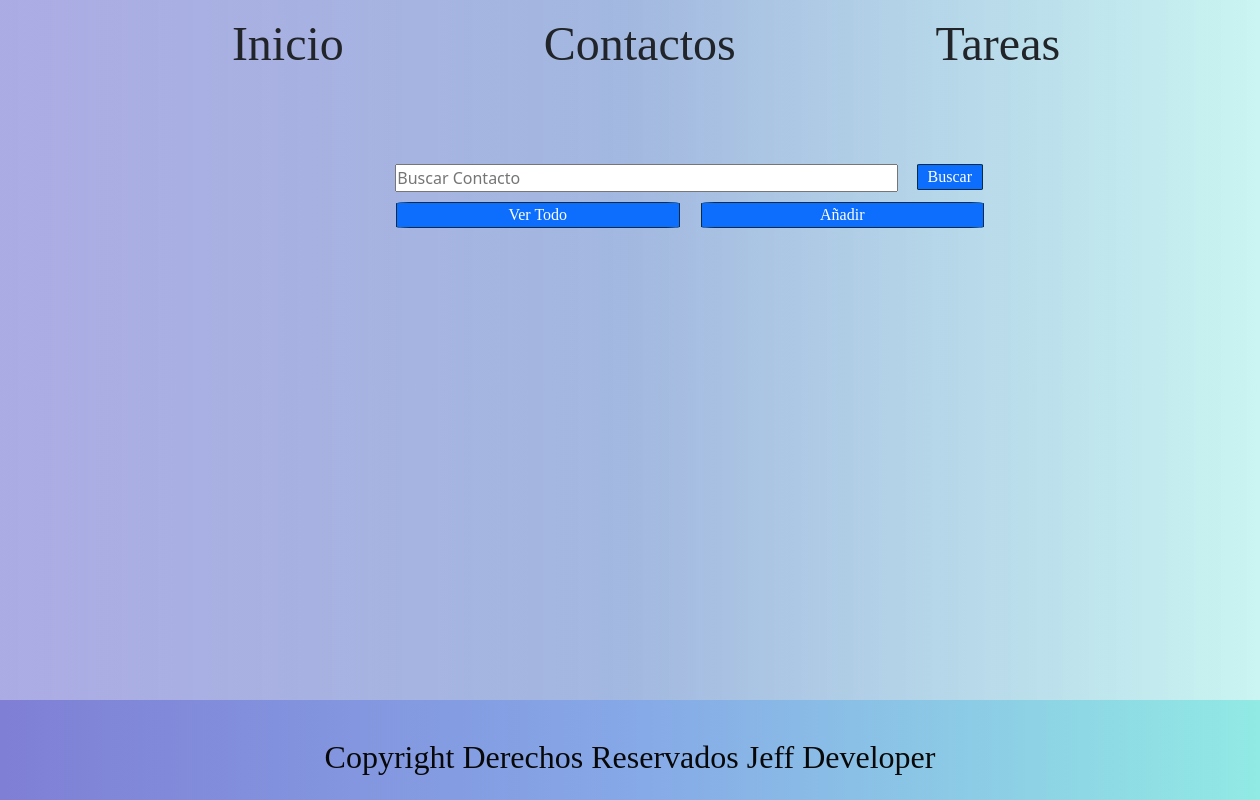
The app's page /contactos/, older data.
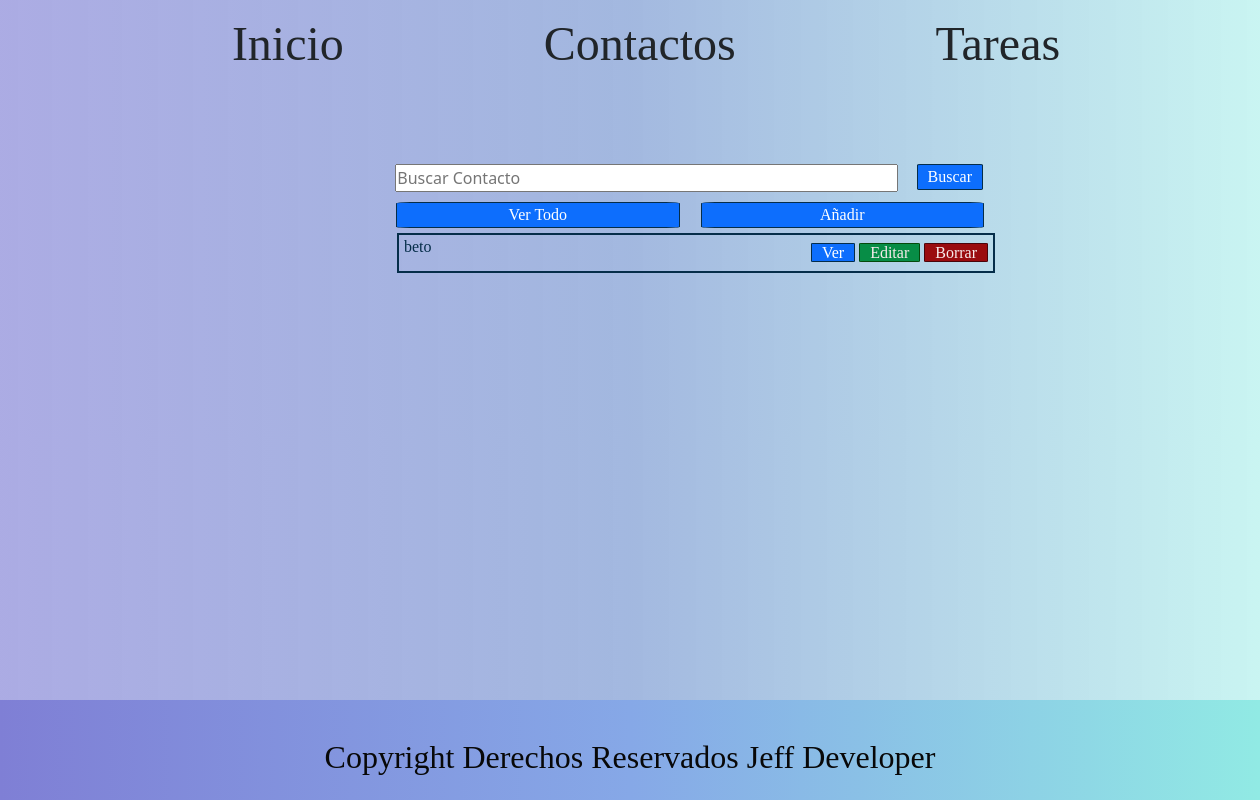
The same page, newer data.
### contactos/models.py (models this page shows)
class Contactos(models.Model):
    name = models.CharField(max_length=50, blank= False, null= False)
    last_name = models.CharField(max_length=50, blank= True, null= True)
    phone = models.CharField(max_length=12, blank= True, null=True )
    mobile = models.CharField(max_length=12, blank=False , null=False )
    email = models.EmailField()
    company = models.CharField(max_length=20, blank= True, null= True)
    date = models.DateField(default= date.today)
    notes =models.TextField(blank=True, null=True)
    def __str__(self):
        return self.name

### contactos/views.py (the view)
# urls.py: path('', views.index, name='contactos'),
def index(request):
    contacto = Contactos.objects.filter(name__contains=request.GET.get('Buscar', ''))
    context = {
        'contacto': contacto
    }
    return render(request, 'contactos/index.html', context)

### Template/Contactos/index.html (shortened to what this page needs)
{% extends 'layout/base.html' %}
{% block 'content' %}
    <form class="container" action="{% url 'contactos' %}" method="GET">
        <input type="text" name="Buscar" placeholder="Buscar Contacto" class="place">
        <input type="submit" value="Buscar" class="botonbus" >
    </form>
    <div class="reseteo">
        <a href="{% url 'contactos' %}" class="botonver">Ver Todo</a>
        <a href="{% url 'contactos_create' %}" class="botonañadir">Añadir</a>
    </div>
    <ul class="lista-1">
        {% for contactos in contacto %}
        <li>{{contactos}}
            <span class="boton">
                <a href="{% url 'contactos_view' contactos.id %}" class="boton1">Ver</a>
                <a href="{% url 'contactos_edit' contactos.id %}" class="boton2">Editar</a>
                <a href="{% url 'contactos_delete' contactos.id %}" class="boton3">Borrar</a>
            </span>
        </li>
        {% endfor %}
    </ul>
{% endblock %}

Row changes from the older to the newer data that the page shows:
added Contactos: name "beto"
